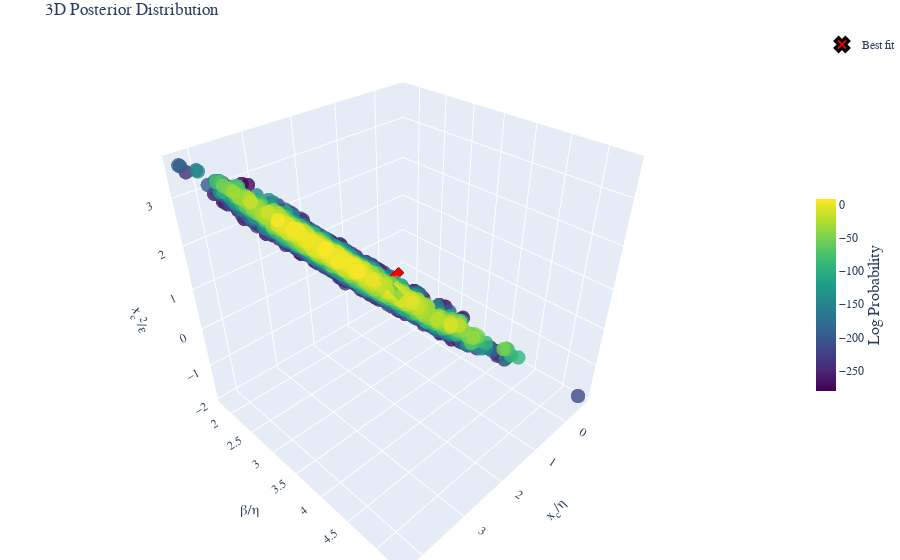

Notebook code for this chart:
### Code cell
fig =post.plot_posterior3D_interactive([0,1,2],labels=labels_trans, truths=np.log(truths_trans),truth_label="Best fit" )
# Save the figure using matplotlib's savefig instead of plotly's write_image
fig.show()
if SAVE_PRODUCTS:
    # Save the figure as HTML
    html_file_name = config_name+test_str+'_3D_plot'
    if subfolder is not None:
        html_file_name = os.path.join(subfolder, html_file_name)
    html_path = os.path.join(Products_folder, 'html_3d_plots', f'{html_file_name}.html')
    # Create directory if it doesn't exist
    os.makedirs(os.path.dirname(html_path), exist_ok=True)
    fig.write_html(html_path)

### Figure 1 — Plotly figure (JSON) as saved in the notebook; plotly's stock layout.template omitted (floating-point values rounded to 4 significant figures; data arrays with more than 128 entries replaced by an {"elided": "..."} marker saying what was removed)
{"data": [{"marker": {"color": {"elided": "2860 float values"}, "colorbar": {"len": 0.4, "thickness": 20, "title": {"font": {"size": 16}, "side": "right", "text": "Log Probability"}, "x": 1.0, "y": 0.5}, "colorscale": [[0.0, "#440154"], [0.1111, "#482878"], [0.2222, "#3e4989"], [0.3333, "#31688e"], [0.4444, "#26828e"], [0.5556, "#1f9e89"], [0.6667, "#35b779"], [0.7778, "#6ece58"], [0.8889, "#b5de2b"], [1.0, "#fde725"]], "opacity": 0.8, "size": 5}, "mode": "markers", "name": "Posterior", "scene": "scene", "showlegend": false, "type": "scatter3d", "x": {"elided": "2860 float values"}, "y": {"elided": "2860 float values"}, "z": {"elided": "2860 float values"}}, {"marker": {"color": "red", "line": {"color": "black", "width": 3}, "size": 12, "symbol": "x"}, "mode": "markers", "name": "Best fit", "scene": "scene", "showlegend": true, "type": "scatter3d", "x": [1.82], "y": [3.247], "z": [0.9034]}], "layout": {"font": {"family": "Computer Modern"}, "margin": {"b": 0, "l": 0, "r": 0, "t": 30}, "scene": {"aspectmode": "cube", "xaxis": {"exponentformat": "e", "showexponent": "all", "title": {"font": {"size": 14}, "text": "x<sub>c</sub>/η"}}, "yaxis": {"exponentformat": "e", "showexponent": "all", "title": {"font": {"size": 14}, "text": "β/η"}}, "zaxis": {"exponentformat": "e", "showexponent": "all", "title": {"font": {"size": 14}, "text": "x<sub>c</sub><sup>2</sup>/ε"}}}, "title": {"text": "3D Posterior Distribution"}}}
